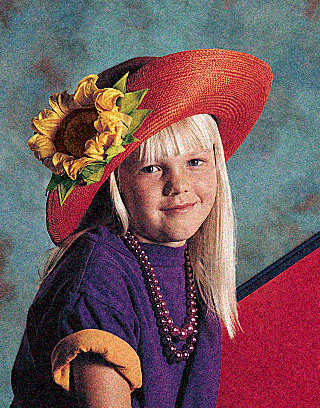
#> input picture Module 6 Computer Vision/D3 Histograms, transformations and Bitwise ops/img/noisy.png, 320 x 408 px, found by its file name
$ python 18ComputerVisionMorphologicalTransformations.py
#> lines starting #> are read from the running program, lines starting #| are printed output that depends on the picture
import cv2
import numpy as np
import matplotlib.pyplot as plt

image1 = cv2.imread('img/noisy.png')
#> image1 is the input picture: shape (408, 320, 3); mean B, G, R 92.8, 88.5, 116.5
noisy = image1.copy()
cv2.imshow('Original noisy', noisy)
kernel = np.ones((13, 13), dtype=np.uint8)

ret, thresh1 = cv2.threshold(noisy, 127, 255, cv2.THRESH_BINARY_INV)
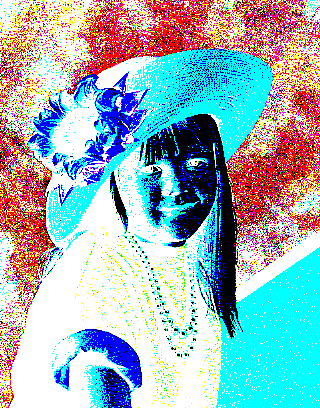
#> thresh1: shape (408, 320, 3); mean B, G, R 187.8, 180.1, 155.7
di_noisy = cv2.dilate(thresh1, kernel, iterations= 1)
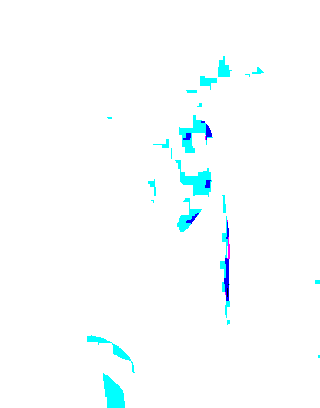
#> di_noisy: shape (408, 320, 3); mean B, G, R 255, 254.2, 248.7
cv2.imshow('dilation', di_noisy)

# er_noisy = cv2.erode(noisy, kernel, 1)
# cv2.imshow('erosion', er_noisy)


cv2.waitKey(0)
cv2.destroyAllWindows()

$ run again, with Module 6 Computer Vision/D3 Histograms, transformations and Bitwise ops/img/blue-red-flowers.png copied over Module 6 Computer Vision/D3 Histograms, transformations and Bitwise ops/img/noisy.png
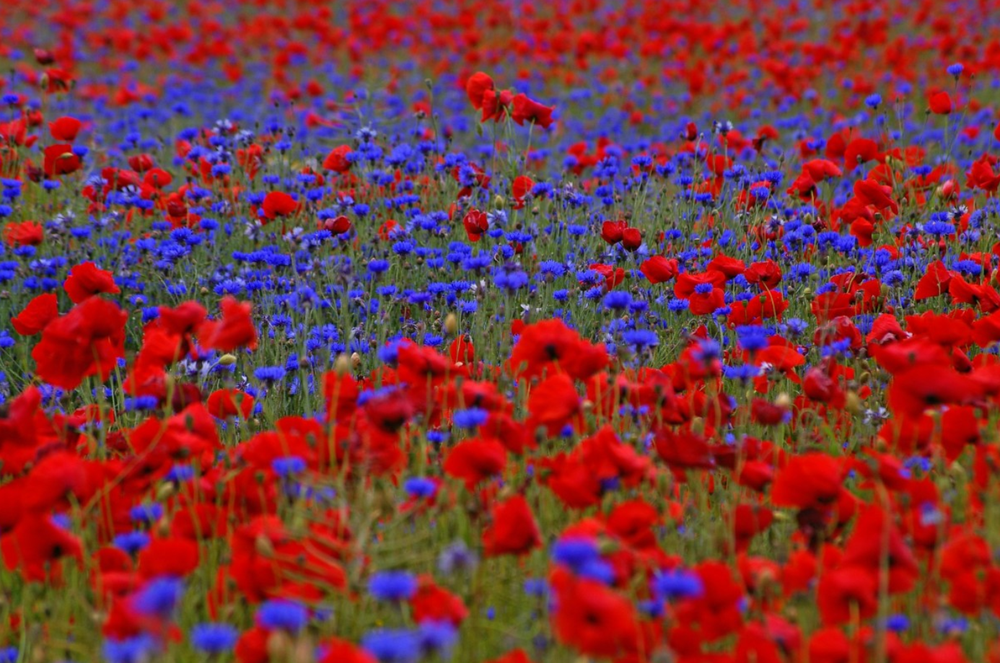
#> input picture Module 6 Computer Vision/D3 Histograms, transformations and Bitwise ops/img/blue-red-flowers.png, 1000 x 663 px, shrunk from 1386 x 919 before the run, found by its file name
#> image1 is the input picture: shape (663, 1000, 3); mean B, G, R 59.9, 52.2, 123.8
#> `ret, thresh1 = cv2.threshold(noisy, 127, 255, cv2.THRESH_BINARY_INV)`:
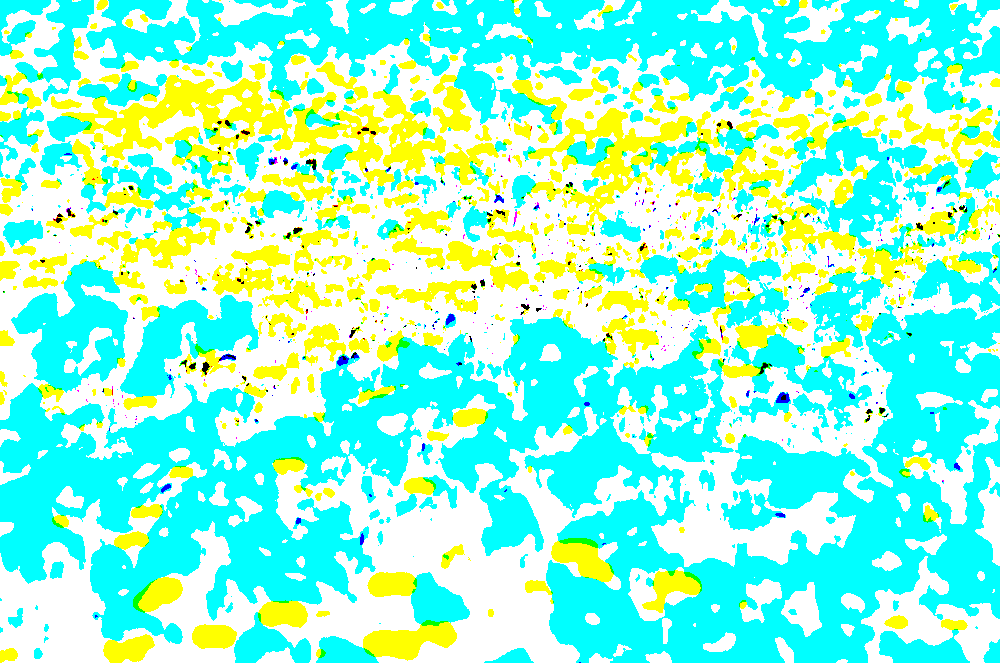
#> thresh1: shape (663, 1000, 3); mean B, G, R 218, 253.8, 143.1
#> `di_noisy = cv2.dilate(thresh1, kernel, iterations= 1)`:
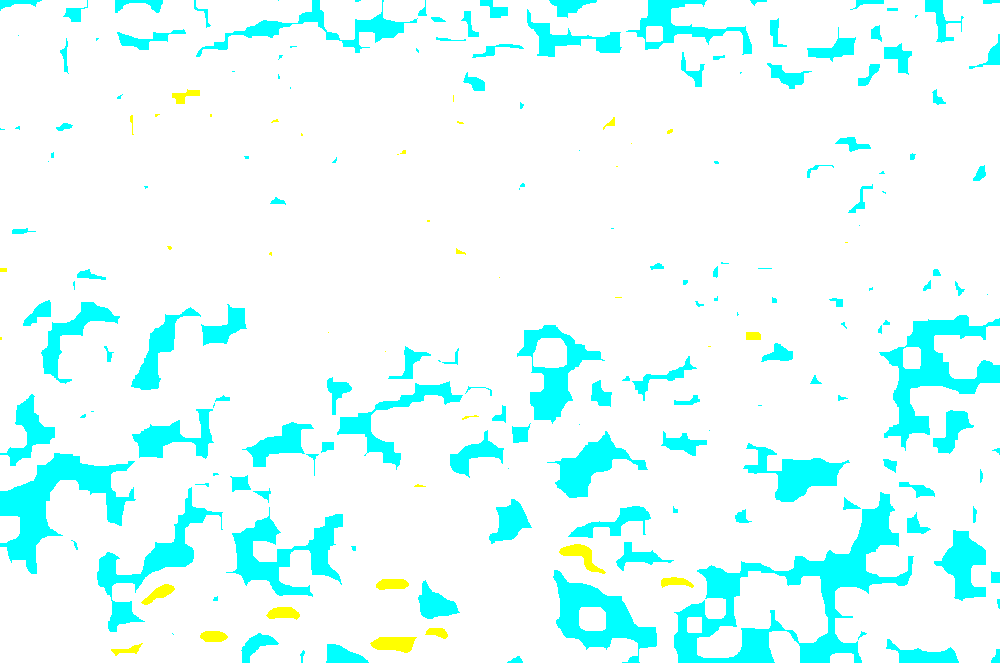
#> di_noisy: shape (663, 1000, 3); mean B, G, R 253.7, 255, 224.5
